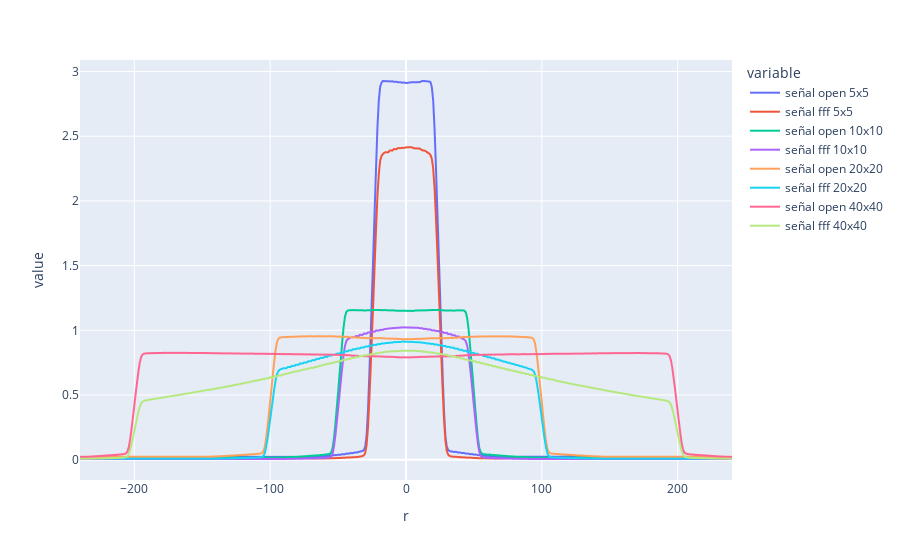

The cell this chart's notebook holds for it:
### Code cell
pinopen5.merge(pinFFF5).merge(pinopen10, how='outer').merge(pinFFF10, how='outer').merge(pinopen20, how='outer').merge(pinFFF20, how='outer').merge(pinopen40, how='outer').merge(pinFFF40, how='outer').sort_values('r').ffill().bfill().set_index('r').iloc[:,[0,2,4,6,8,10,12,14]].plot()

### Figure 1 — Plotly figure (JSON) as saved in the notebook; plotly's stock layout.template omitted (floating-point values rounded to 4 significant figures; data arrays with more than 128 entries replaced by an {"elided": "..."} marker saying what was removed)
{"data": [{"hovertemplate": "variable=señal open 5x5<br>r=%{x}<br>value=%{y}<extra></extra>", "legendgroup": "señal open 5x5", "line": {"color": "#636efa", "dash": "solid"}, "mode": "lines", "name": "señal open 5x5", "showlegend": true, "type": "scattergl", "x": {"elided": "333 int values"}, "xaxis": "x", "y": {"elided": "333 float values"}, "yaxis": "y"}, {"hovertemplate": "variable=señal fff 5x5<br>r=%{x}<br>value=%{y}<extra></extra>", "legendgroup": "señal fff 5x5", "line": {"color": "#EF553B", "dash": "solid"}, "mode": "lines", "name": "señal fff 5x5", "showlegend": true, "type": "scattergl", "x": {"elided": "333 int values"}, "xaxis": "x", "y": {"elided": "333 float values"}, "yaxis": "y"}, {"hovertemplate": "variable=señal open 10x10<br>r=%{x}<br>value=%{y}<extra></extra>", "legendgroup": "señal open 10x10", "line": {"color": "#00cc96", "dash": "solid"}, "mode": "lines", "name": "señal open 10x10", "showlegend": true, "type": "scattergl", "x": {"elided": "333 int values"}, "xaxis": "x", "y": {"elided": "333 float values"}, "yaxis": "y"}, {"hovertemplate": "variable=señal fff 10x10<br>r=%{x}<br>value=%{y}<extra></extra>", "legendgroup": "señal fff 10x10", "line": {"color": "#ab63fa", "dash": "solid"}, "mode": "lines", "name": "señal fff 10x10", "showlegend": true, "type": "scattergl", "x": {"elided": "333 int values"}, "xaxis": "x", "y": {"elided": "333 float values"}, "yaxis": "y"}, {"hovertemplate": "variable=señal open 20x20<br>r=%{x}<br>value=%{y}<extra></extra>", "legendgroup": "señal open 20x20", "line": {"color": "#FFA15A", "dash": "solid"}, "mode": "lines", "name": "señal open 20x20", "showlegend": true, "type": "scattergl", "x": {"elided": "333 int values"}, "xaxis": "x", "y": {"elided": "333 float values"}, "yaxis": "y"}, {"hovertemplate": "variable=señal fff 20x20<br>r=%{x}<br>value=%{y}<extra></extra>", "legendgroup": "señal fff 20x20", "line": {"color": "#19d3f3", "dash": "solid"}, "mode": "lines", "name": "señal fff 20x20", "showlegend": true, "type": "scattergl", "x": {"elided": "333 int values"}, "xaxis": "x", "y": {"elided": "333 float values"}, "yaxis": "y"}, {"hovertemplate": "variable=señal open 40x40<br>r=%{x}<br>value=%{y}<extra></extra>", "legendgroup": "señal open 40x40", "line": {"color": "#FF6692", "dash": "solid"}, "mode": "lines", "name": "señal open 40x40", "showlegend": true, "type": "scattergl", "x": {"elided": "333 int values"}, "xaxis": "x", "y": {"elided": "333 float values"}, "yaxis": "y"}, {"hovertemplate": "variable=señal fff 40x40<br>r=%{x}<br>value=%{y}<extra></extra>", "legendgroup": "señal fff 40x40", "line": {"color": "#B6E880", "dash": "solid"}, "mode": "lines", "name": "señal fff 40x40", "showlegend": true, "type": "scattergl", "x": {"elided": "333 int values"}, "xaxis": "x", "y": {"elided": "333 float values"}, "yaxis": "y"}], "layout": {"legend": {"title": {"text": "variable"}, "tracegroupgap": 0}, "margin": {"t": 60}, "xaxis": {"anchor": "y", "domain": [0, 1], "title": {"text": "r"}}, "yaxis": {"anchor": "x", "domain": [0, 1], "title": {"text": "value"}}}}
